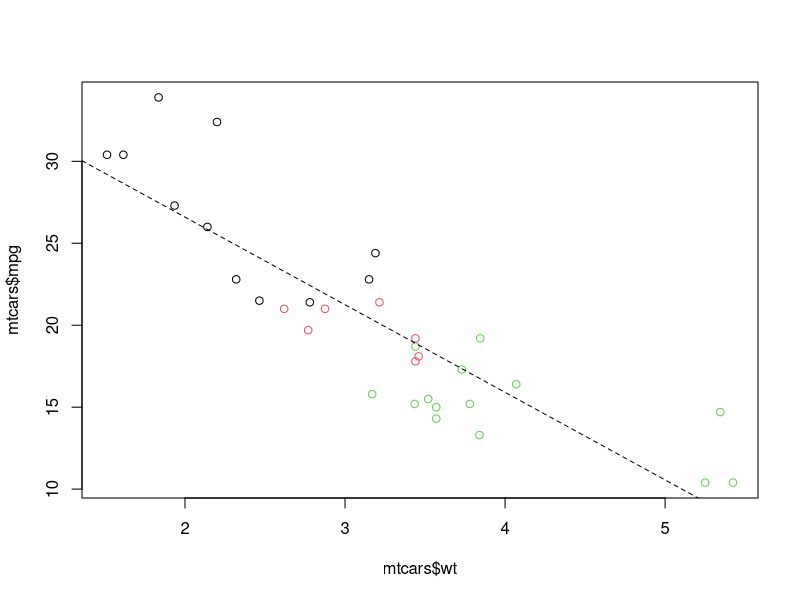
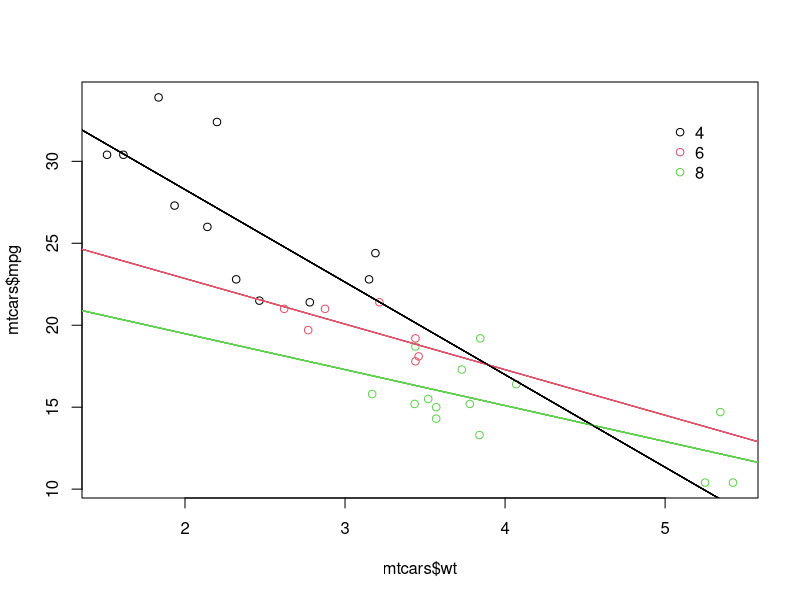
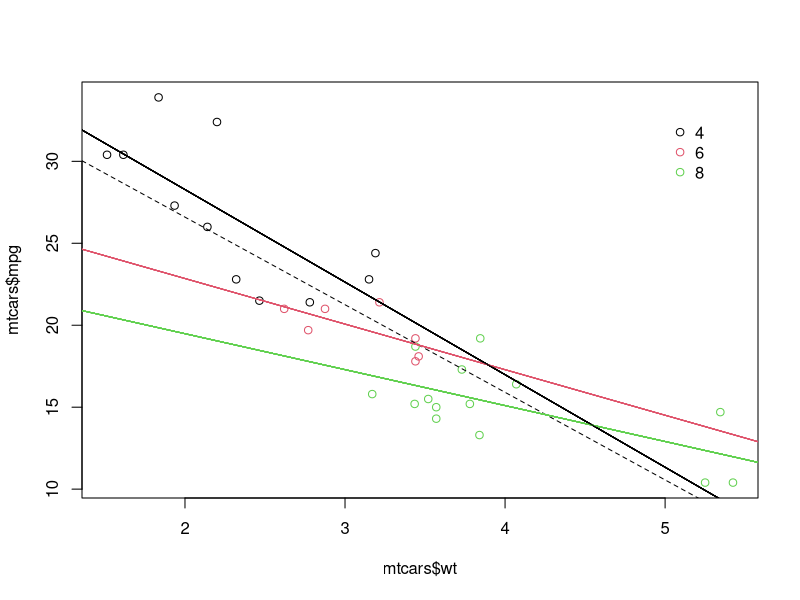

Here is the R script that generated these plots, in order: (Note: this script raises an error after producing the figures.)
# Use lm() to calculate a linear model and save it as carModel
carModel <- lm(mtcars$mpg ~ mtcars$wt, data = mtcars)

# Basic plot
mtcars$cyl <- as.factor(mtcars$cyl)
plot(mtcars$wt, mtcars$mpg, col = mtcars$cyl)

# Call abline() with carModel as first argument and set lty to 2
abline(carModel, lty = 2)

# Plot each subset efficiently with lapply
# You don't have to edit this code
plot(mtcars$wt, mtcars$mpg, col = mtcars$cyl)
lapply(mtcars$cyl, function(x) {
  abline(lm(mpg ~ wt, mtcars, subset = (cyl == x)), col = x)
})

# This code will draw the legend of the plot
# You don't have to edit this code
legend(x = 5, y = 33, legend = levels(mtcars$cyl),
       col = 1:3, pch = 1, bty = "n")

# Convert cyl to factor (don't need to change)
mtcars$cyl <- as.factor(mtcars$cyl)

# Example from base R (don't need to change)
plot(mtcars$wt, mtcars$mpg, col = mtcars$cyl)
abline(lm(mpg ~ wt, data = mtcars), lty = 2)
lapply(mtcars$cyl, function(x) {
  abline(lm(mpg ~ wt, mtcars, subset = (cyl == x)), col = x)
})
legend(x = 5, y = 33, legend = levels(mtcars$cyl),
       col = 1:3, pch = 1, bty = "n")

# Plot 1: add geom_point() to this command to create a scatter plot
ggplot(mtcars, aes(x = wt, y = mpg, col = cyl)) +
  geom_point() # Fill in using instructions Plot 1

# Plot 2: include the lines of the linear models, per cyl
ggplot(mtcars, aes(x = wt, y = mpg, col = cyl)) +
  geom_point() + # Copy from Plot 1
  geom_smooth(method = "lm", se = FALSE)   # Fill in using instructions Plot 2

# Plot 3: include a lm for the entire dataset in its whole
ggplot(mtcars, aes(x = wt, y = mpg, col = cyl)) +
  geom_point() +
  geom_smooth(method = "lm", se = FALSE)+
  geom_smooth(aes(group = 1), method = "lm", se = FALSE, linetype = 2)

# Load the tidyr package
library(tidyr)
head(iris)


# Fill in the ___ to produce to the correct iris.tidy dataset
iris.tidy <- iris %>%
  gather(key, Value, -Species) %>%
  separate(key, c("Part", "Measure"), "\\.")
head(iris.tidy)

# Load the tidyr package
library(tidyr)

# Add column with unique ids (don't need to change)
iris$Flower <- 1:nrow(iris)
head(iris)
# Fill in the ___ to produce to the correct iris.wide dataset
iris.wide <- iris %>%
  gather(key, value, -Species, -Flower) %>%
  separate(key, c("Part", "Measure"), "\\.") %>%
  spread(Measure, value)
head(iris.wide)

# The base layer, cyl.am, is available for you
# Add geom (position = "stack" by default)
cyl.am + geom_bar()

# Fill - show proportion
cyl.am + 
  geom_bar(position = "fill")  

# Dodging - principles of similarity and proximity
cyl.am +
  geom_bar(position = "dodge") 

# Clean up the axes with scale_ functions
val = c("#E41A1C", "#377EB8")
lab = c("Manual", "Automatic")
cyl.am +
  geom_bar(position = "dodge") +
  scale_x_discrete("Cylinders") + 
  scale_y_continuous("Number") +
  scale_fill_manual("Transmission", 
                    values = val,
                    labels = lab) 

# 2 - Set width in geom_jitter()
ggplot(mtcars, aes(x = cyl, y = wt)) +
  geom_jitter(width = 0.1)

# 3 - Set position = position_jitter() in geom_point() ()
ggplot(mtcars, aes(x = cyl, y = wt)) +
  geom_point(position = position_jitter(0.1))

# 1 - Make a univariate histogram
ggplot(mtcars, aes(x = mpg)) +
  geom_histogram()

# 2 - Plot 1, plus set binwidth to 1 in the geom layer
ggplot(mtcars, aes(x = mpg)) +
  geom_histogram(binwidth = 1)



# 3 - Plot 2, plus MAP ..density.. to the y aesthetic (i.e. in a second aes() function)
ggplot(mtcars, aes(x = mpg)) +
  geom_histogram(binwidth = 1, aes(y = ..density..))


# 4 - plot 3, plus SET the fill attribute to "#377EB8"
ggplot(mtcars, aes(x = mpg)) +
  geom_histogram(binwidth = 1, aes(y = ..density..), fill = "#377EB8")

# Draw a bar plot of cyl, filled according to am
ggplot(mtcars, aes(x = cyl, fill = am)) +
  geom_bar()

# Change the position argument to stack

ggplot(mtcars, aes(x = cyl, fill = am)) +
  geom_bar(position = "stack")


# Change the position argument to fill

ggplot(mtcars, aes(x = cyl, fill = am)) +
  geom_bar(position = "fill")


# Change the position argument to dodge

ggplot(mtcars, aes(x = cyl, fill = am)) +
  geom_bar(position = "dodge")

# 1 - The last plot form the previous exercise
ggplot(mtcars, aes(x = cyl, fill = am)) +
  geom_bar(position = "dodge")

# 2 - Define posn_d with position_dodge()
posn_d <- position_dodge(width = 0.2)

# 3 - Change the position argument to posn_d
ggplot(mtcars, aes(x = cyl, fill = am)) +
  geom_bar(position = posn_d)



# 4 - Use posn_d as position and adjust alpha to 0.6
ggplot(mtcars, aes(x = cyl, fill = am)) +
  geom_bar(position = posn_d, alpha = 0.6)


# A basic histogram, add coloring defined by cyl
ggplot(mtcars, aes(x = mpg, fill = cyl)) +
  geom_histogram(binwidth = 1)

# Change position to identity
ggplot(mtcars, aes(x = mpg, fill = cyl)) +
  geom_histogram(binwidth = 1, position = "identity")



# Change geom to freqpoly (position is identity by default)

ggplot(mtcars, aes(x = mpg, color = cyl)) +
  geom_freqpoly(binwidth = 1)
# Example of how to use a brewed color palette
ggplot(mtcars, aes(x = cyl, fill = am)) +
  geom_bar() +
  scale_fill_brewer(palette = "Set1")

# Use str() on Vocab to check out the structure
str(Vocab)

# Plot education on x and vocabulary on fill
ggplot(Vocab, aes(x = education, fill = vocabulary)) +
  geom_bar(position = "fill") + 
  scale_fill_brewer()
# Use the default brewed color palette
ggplot(Vocab, aes(x = education, fill = vocabulary)) +
  geom_bar(position = "fill")+
  scale_fill_brewer()

# Final plot of last exercise
ggplot(Vocab, aes(x = education, fill = vocabulary)) +
  geom_bar(position = "fill") +
  scale_fill_brewer()

# Definition of a set of blue colors
blues <- brewer.pal(9, "Blues") # from the RColorBrewer package
blues
# 1 - Make a color range using colorRampPalette() and the set of blues
blue_range <- colorRampPalette(blues)

# 2 - Use blue_range to adjust the color of the bars, use scale_fill_manual()
ggplot(Vocab, aes(x = education, fill = vocabulary)) +
  geom_bar(position = "fill") +
  scale_fill_manual(values = blue_range(11))

# 1 - Basic histogram plot command
ggplot(mtcars, aes(mpg)) +
  geom_histogram(binwidth = 1)

# 2 - Plot 1, Expand aesthetics: am onto fill
ggplot(mtcars, aes(mpg, fill = am)) +
  geom_histogram(binwidth = 1)



# 3 - Plot 2, change position = "dodge"
ggplot(mtcars, aes(mpg, fill = am)) +
  geom_histogram(binwidth = 1, position ="dodge" ) 



# 4 - Plot 3, change position = "fill"
ggplot(mtcars, aes(mpg, fill = am)) +
  geom_histogram(binwidth = 1, position ="fill") 



# 5 - Plot 4, plus change position = "identity" and alpha = 0.4
ggplot(mtcars, aes(mpg, fill = am)) +
  geom_histogram(binwidth = 1, position ="identity", alpha = 0.4) 



# 6 - Plot 5, plus change mapping: cyl onto fill

ggplot(mtcars, aes(mpg, fill = cyl)) +
  geom_histogram(binwidth = 1, position ="identity", alpha = 0.4)

# Basic line plot
ggplot(economics, aes(x = date, y = unemploy/pop)) +
  geom_line()

# Expand the following command with geom_rect() to draw the recess periods
ggplot(economics, aes(x = date, y = unemploy/pop)) +
  geom_rect(data = recess,
            aes(xmin = begin, xmax = end, ymin = -Inf, ymax = Inf),
            inherit.aes = FALSE, fill = "red", alpha = 0.2) +
  geom_line()

# basic qplot scatter plot:
qplot(wt, mpg, data = mtcars)

# Categorical variable mapped onto size:
# cyl
qplot(wt, mpg, data = mtcars, size = factor(cyl))

# gear
qplot(wt, mpg, size = gear, data = mtcars)

# Continuous variable mapped onto col:
# hp
qplot(wt, mpg, data = mtcars, col = hp)

# qsec
qplot(wt, mpg, data = mtcars, col = qsec)

# cyl and am are factors, wt is numeric
class(mtcars$cyl)
class(mtcars$am)
class(mtcars$wt)

# "Basic" dot plot, with geom_point():
ggplot(mtcars, aes(cyl, wt, col = am)) +
  geom_point(position = position_jitter(0.2, 0))

# 1 - "True" dot plot, with geom_dotplot():
ggplot(mtcars, aes(cyl, wt, fill = am)) +
  geom_dotplot(binaxis = "y", stackdir = "center")

# 2 - qplot with geom "dotplot", binaxis = "y" and stackdir = "center"
qplot(
  cyl, wt,
  data = mtcars,
  fill = am,
  geom = "dotplot",
  binaxis = "y",
  stackdir = "center"
)


# 4 - Define an object for position jitterdodge, to use below
posn.jd <- position_jitterdodge(0.5, 0, 0.6)

# 5 - Plot 3, but use the position object from instruction 4
ggplot(titanic, aes(x = Pclass, y = Age, col = Sex)) +
  geom_point(size = 3, alpha = 0.5, position = posn.jd) +
  facet_grid(. ~ Survived)


# ggplot2 is already loaded

# 1 - Define cyl as a factor variable
ggplot(mtcars, aes(x = wt, y = mpg, col = factor(cyl))) +
  geom_point() +
  stat_smooth(method = "lm", se = FALSE)

# 2 - Plot 1, plus another stat_smooth() containing a nested aes()
ggplot(mtcars, aes(x = wt, y = mpg, col = factor(cyl))) +
  geom_point() +
  stat_smooth(method = "lm", se = FALSE) +
  stat_smooth(method = "lm", se = FALSE, aes(group = 1))

# Plot 1: change the LOESS span
ggplot(mtcars, aes(x = wt, y = mpg)) +
  geom_point() +
  # Add span below
  geom_smooth(se = FALSE, span = 0.7)

# Plot 2: Set the second stat_smooth() to use LOESS with a span of 0.7
ggplot(mtcars, aes(x = wt, y = mpg, col = factor(cyl))) +
  geom_point() +
  stat_smooth(method = "lm", se = FALSE) +
  # Change method and add span below
  stat_smooth(method = "loess", aes(group = 1),
              se = FALSE, col = "black", span = 0.7)

# Plot 3: Set col to "All", inside the aes layer of stat_smooth()
ggplot(mtcars, aes(x = wt, y = mpg, col = factor(cyl))) +
  geom_point() +
  stat_smooth(method = "lm", se = FALSE) +
  stat_smooth(method = "loess",
              # Add col inside aes()
              aes(group = 1, col = "All"),
              # Remove the col argument below
              se = FALSE, span = 0.7)

# Plot 4: Add scale_color_manual to change the colors
myColors <- c(brewer.pal(3, "Dark2"), "black")
ggplot(mtcars, aes(x = wt, y = mpg, col = factor(cyl))) +
  geom_point() +
  stat_smooth(method = "lm", se = FALSE, span = 0.7) +
  stat_smooth(method = "loess", 
              aes(group = 1, col="All"), 
              se = FALSE, span = 0.7) +
  # Add correct arguments to scale_color_manual
  scale_color_manual("Cylinders", values = myColors)

# Plot 1: Jittered scatter plot, add a linear model (lm) smooth
ggplot(Vocab, aes(x = education, y = vocabulary)) +
  geom_jitter(alpha = 0.2) +
  stat_smooth(method= "lm", se = FALSE) # smooth

# Plot 2: points, colored by year
ggplot(Vocab, aes(x = education, y = vocabulary, col = year)) +
  geom_jitter(alpha = 0.2) 

# Plot 3: lm, colored by year
ggplot(Vocab, aes(x = education, y = vocabulary, col = factor(year))) +
  stat_smooth(method = "lm", se = FALSE) # smooth

# Plot 4: Set a color brewer palette
ggplot(Vocab, aes(x = education, y = vocabulary, col = factor(year))) +
  stat_smooth(method = "lm", se = FALSE) +  # smooth
  scale_color_brewer()  # colors

# Plot 5: Add the group aes, specify alpha and size
ggplot(Vocab, aes(x = education, y = vocabulary, col = year, group = factor(year))) +
  stat_smooth(method = "lm", se = FALSE, alpha = 0.6, size = 2) +
  scale_color_gradientn(colors = brewer.pal(9, "YlOrRd"))

# Use stat_quantile instead of stat_smooth
ggplot(Vocab, aes(x = education, y = vocabulary, col = year, group = factor(year))) +
  stat_quantile(alpha = 0.6, size = 2) +
  scale_color_gradientn(colors = brewer.pal(9,"YlOrRd"))

# Set quantile to 0.5

ggplot(Vocab, aes(x = education, y = vocabulary, col = year, group = factor(year))) +
  stat_quantile(alpha = 0.6, size = 2, quantiles = 0.5) +
  scale_color_gradientn(colors = brewer.pal(9,"YlOrRd"))

# Plot 1: Jittering only
p <- ggplot(Vocab, aes(x = education, y = vocabulary)) +
  geom_jitter(alpha = 0.2)

# Plot 2: Add stat_sum
p + 
  stat_sum() # sum statistic

# Plot 3: Set size range
p +
  stat_sum() + # sum statistic
  scale_size(range = c(1, 10)) # set size scale


# Display structure of mtcars
str(mtcars)

# Convert cyl and am to factors
mtcars$cyl <- as.factor(mtcars$cyl)
mtcars$am <- as.factor(mtcars$am)

# Define positions
posn.d <- position_dodge(width = 0.1)
posn.jd <-position_jitterdodge(jitter.width = 0.1, dodge.width = 0.2)
posn.j <- position_jitter(width = 0.2)

# Base layers
wt.cyl.am <- ggplot(mtcars, aes(x = cyl, y = wt, col = am, fill = am, group = am))


# wt.cyl.am, posn.d, posn.jd and posn.j are available

# Plot 1: Jittered, dodged scatter plot with transparent points
wt.cyl.am +
  geom_point(position = posn.jd, alpha = 0.6) 
# Plot 2: Mean and SD - the easy way
wt.cyl.am +
  geom_point(position = posn.jd, alpha = 0.6) +stat_summary(fun.data = mean_sdl, fun.args= list(mult = 1), position = posn.d)


# Plot 3: Mean and 95% CI - the easy way
wt.cyl.am +
  geom_point(position = posn.jd, alpha = 0.6) +
  stat_summary(fun.data = mean_cl_normal,position = posn.d)


# Plot 4: Mean and SD - with T-tipped error bars - fill in ___
wt.cyl.am +
  stat_summary(geom = "point", fun.y = mean,
               position = posn.d) +
  stat_summary(geom = "errorbar", fun.data = mean_sdl,
               position = posn.d, fun.args = list(mult = 1), width = 0.1)

# Play vector xx is available

# Function to save range for use in ggplot
gg_range <- function(x) {
  # Change x below to return the instructed values
  data.frame(ymin = min(x), # Min
             ymax = max(x)) # Max
}

gg_range(xx)
# Required output
#   ymin ymax
# 1    1  100

# Function to Custom function
med_IQR <- function(x) {
  # Change x below to return the instructed values
  data.frame(y = median(x), # Median
             ymin = quantile(x)[2], # 1st quartile
             ymax = quantile(x)[4])  # 3rd quartile
}

med_IQR(xx)
# Required output
#        y  ymin  ymax
# 25% 50.5 25.75 75.25


# The base ggplot command; you don't have to change this
wt.cyl.am <- ggplot(mtcars, aes(x = cyl,y = wt, col = am, fill = am, group = am))

# Add three stat_summary calls to wt.cyl.am
wt.cyl.am +
  stat_summary(geom = "linerange", fun.data = med_IQR,
               position = posn.d, size = 3) +
  stat_summary(geom = "linerange", fun.data = gg_range,
               position = posn.d, size = 3,
               alpha = 0.4) +
  stat_summary(geom = "point", fun.y = median,
               position = posn.d, size = 3,
               col = "black", shape = "X")

# Basic ggplot() command, coded for you
p <- ggplot(mtcars, aes(x = wt, y = hp, col = am)) + geom_point() + geom_smooth()

# Add scale_x_continuous()
p + scale_x_continuous(limits = c(3, 6), expand = c(0,0))

# Add coord_cartesian(): the proper way to zoom in
p + coord_cartesian(xlim = c(3, 6))


# Complete basic scatter plot function
base.plot <- ggplot(iris, aes(x = Sepal.Length, y = Sepal.Width, col = Species)) +
  geom_jitter() +
  geom_smooth(method = "lm", se = FALSE)

# Plot base.plot: default aspect ratio
base.plot

# Fix aspect ratio (1:1) of base.plot
base.plot + coord_equal()


# Create a stacked bar plot: wide.bar
wide.bar <- ggplot(mtcars, aes(x = 1, fill = cyl)) +
  geom_bar()

# Convert wide.bar to pie chart
wide.bar +
  coord_polar(theta = "y")

# Create stacked bar plot: thin.bar
thin.bar <- ggplot(mtcars, aes(x = 1, fill = cyl)) +
  geom_bar(width = 0.1) +
  scale_x_continuous(limits = c(0.5, 1.5))

# Convert thin.bar to "ring" type pie chart
thin.bar + 
  coord_polar(theta = "y")

# Basic scatter plot
p <- ggplot(mtcars, aes(x = wt, y = mpg)) +
  geom_point()

# 1 - Separate rows according to transmission type, am
p +
  facet_grid(am ~ .)

# 2 - Separate columns according to cylinders, cyl
p +
  facet_grid(. ~ cyl)

# 3 - Separate by both columns and rows 
p +
  facet_grid(am ~ cyl)

# Code to create the cyl_am col and myCol vector
mtcars$cyl_am <- paste(mtcars$cyl, mtcars$am, sep = "_")
myCol <- rbind(brewer.pal(9, "Blues")[c(3,6,8)],
               brewer.pal(9, "Reds")[c(3,6,8)])

# Map cyl_am onto col
ggplot(mtcars, aes(x = wt, y = mpg, col = cyl_am)) +
  geom_point() +
  # Add a manual colour scale
  scale_color_manual(values = myCol)


# Grid facet on gear vs. vs
ggplot(mtcars, aes(x = wt, y = mpg, col = cyl_am)) +
  geom_point() +
  # Add a manual colour scale
  scale_color_manual(values = myCol) +
  facet_grid(gear ~ vs)




# Also map disp to size
ggplot(mtcars, aes(x = wt, y = mpg, col = cyl_am, size = disp)) +
  geom_point() +
  # Add a manual colour scale
  scale_color_manual(values = myCol) +
  facet_grid(gear ~ vs)



# Basic scatter plot
p <- ggplot(mamsleep, aes(x = time, y = name, col = sleep)) +
  geom_point()

# Execute to display plot
p

# Facet rows accoding to vore
p +
  facet_grid(vore ~ .)

# Specify scale and space arguments to free up rows
p +
  facet_grid(vore ~ ., space = "free_y", scale= "free_y")

#space "free_y" 는 크기를 자유롭게, scale 
#"free_y"는 데이터가 없는 녀석은 삭제한다

# Starting point
z

# Plot 1: Change the plot background fill to myPink
z +
  theme(plot.background = element_rect(fill = myPink))

# Plot 2: Adjust the border to be a black line of size 3
z + theme(plot.background = element_rect(fill = myPink, color = "black", size = 3))# expanded from plot 1

# Theme to remove all rectangles
no_panels <- theme(rect = element_blank())

# Plot 3: Combine custom themes
z +
  no_panels +
  theme(plot.background = element_rect(fill = myPink, color = "black", size = 3)) # from plot 2

# Extend z using theme() function and 3 args
z + 
  theme(axis.line = element_line(color= "red"), panel.grid = element_blank(), axis.ticks = element_line(color = "red"))

# Original plot, color provided
z
myRed

# Extend z with theme() function and 3 args
z +
  theme(strip.text = element_text(size= 16, color = myRed), axis.title = element_text(color = myRed, hjust = 0, face = "italic"),
        axis.text = element_text(color = "black"))

# Move legend by position
z +
  theme(legend.position = c(0.85, 0.85))

# Change direction
z +
  theme(legend.direction= "horizontal")

# Change location by name
z +
  theme(legend.position = "bottom")

# Remove legend entirely
z +
  theme(legend.position = "none")

# Increase spacing between facets
library(grid)
z +
  theme(panel.spacing.x = unit(2, "cm"))

# Adjust the plot margin

z +
  theme(panel.spacing.x = unit(2, "cm"), plot.margin = unit(c(1,2,1,1), "cm"))

# Original plot
z2

# Theme layer saved as an object, theme_pink
theme_pink <- theme(panel.background = element_blank(),
                    legend.key = element_blank(),
                    legend.background = element_blank(),
                    strip.background = element_blank(),
                    plot.background = element_rect(fill = myPink, color = "black", size = 3),
                    panel.grid = element_blank(),
                    axis.line = element_line(color = "red"),
                    axis.ticks = element_line(color = "red"),
                    strip.text = element_text(size = 16, color = myRed),
                    axis.title.y = element_text(color = myRed, hjust = 0, face = "italic"),
                    axis.title.x = element_text(color = myRed, hjust = 0, face = "italic"),
                    axis.text = element_text(color = "black"),
                    legend.position = "none")

# 1 - Apply theme_pink to z2
z2 +
  theme_pink

# 2 - Update the default theme, and at the same time
# assign the old theme to the object old.
old <- theme_update(panel.background = element_blank(),
                    legend.key = element_blank(),
                    legend.background = element_blank(),
                    strip.background = element_blank(),
                    plot.background = element_rect(fill = myPink, color = "black", size = 3),
                    panel.grid = element_blank(),
                    axis.line = element_line(color = "red"),
                    axis.ticks = element_line(color = "red"),
                    strip.text = element_text(size = 16, color = myRed),
                    axis.title.y = element_text(color = myRed, hjust = 0, face = "italic"),
                    axis.title.x = element_text(color = myRed, hjust = 0, face = "italic"),
                    axis.text = element_text(color = "black"),
                    legend.position = "none")

# 3 - Display the plot z2 - new default theme used
z2

# 4 - Restore the old default theme
theme_set(old)

# Display the plot z2 - old theme restored
z2


# Original plot
z2

# Load ggthemes
library(ggthemes)

# Apply theme_tufte(), plot additional modifications
custom_theme <- theme_tufte() +
  theme(legend.position = c(0.9, 0.9),
        legend.title = element_text(face = "italic",size = 12),
        axis.title = element_text(face = "bold", size = 14))

# Draw the customized plot
z2 + custom_theme

# Use theme set to set custom theme as default
theme_set(custom_theme)

# Plot z2 again
z2

# Base layers
m <- ggplot(mtcars, aes(x = cyl, y = wt))

# Draw dynamite plot
m +
  stat_summary(fun.y = mean, geom = "bar", fill = "skyblue") +
  stat_summary(fun.data = mean_sdl, fun.args = list(mult = 1), geom = "errorbar", width = 0.1)

# Base layers
m <- ggplot(mtcars, aes(x = cyl,y = wt, col = am, fill = am))

# Plot 1: Draw dynamite plot
m +
  stat_summary(fun.y = mean, geom = "bar") +
  stat_summary(fun.data = mean_sdl, fun.args = list(mult = 1), geom = "errorbar", width = 0.1)

# Plot 2: Set position dodge in each stat function
m +
  stat_summary(fun.y = mean, geom = "bar", position = "dodge") +
  stat_summary(fun.data = mean_sdl, fun.args = list(mult = 1), 
               geom = "errorbar", width = 0.1, position = "dodge")

# Set your dodge posn manually
posn.d <- position_dodge(0.9)

# Plot 3: Redraw dynamite plot
m +
  stat_summary(fun.y = mean, geom = "bar", position = posn.d) +
  stat_summary(fun.data = mean_sdl, fun.args = list(mult = 1), geom = "errorbar", width = 0.1, position = posn.d)

# Base layers

m <- ggplot(mtcars.cyl, aes(x = cyl, y = wt.avg))

# Plot 1: Draw bar plot with geom_bar
m + geom_bar(stat = "identity", fill = "skyblue")

# Plot 2: Draw bar plot with geom_col
m + geom_col(fill = "skyblue")

# Plot 3: geom_col with variable widths.
m + geom_col(fill = "skyblue", width = mtcars.cyl$prop)

# Plot 4: Add error bars
m + 
  geom_col(fill = "skyblue", width = mtcars.cyl$prop) +
  geom_errorbar(aes(ymin = wt.avg - sd, ymax  = wt.avg + sd), width = 0.1)

# Bar chart
ggplot(mtcars, aes(x = cyl, fill = am)) +
  geom_bar(position = "fill")

# Convert bar chart to pie chart
ggplot(mtcars, aes(x = factor(1), fill = am)) +
  geom_bar(position = "fill", width = 1) +
  facet_grid(. ~ cyl) + # Facets
  coord_polar(theta = "y") + # Coordinates
  theme_void() # theme


# Parallel coordinates plot using GGally
library(GGally)

# All columns except am
group_by_am <- 9
my_names_am <- (1:11)[-group_by_am]

# Basic parallel plot - each variable plotted as a z-score transformation
ggparcoord(mtcars, my_names_am, groupColumn = group_by_am, alpha = 0.8)

# Create color palette

myColors <- brewer.pal(9, "Reds")

# Build the heat map from scratch
ggplot(barley, aes(x = year, y = variety, fill = yield)) +
  geom_tile() + # Geom layer
  facet_wrap( ~ site, ncol = 1) + # Facet layer
  scale_fill_gradientn(colors = myColors) # Adjust colors


# The heat map we want to replace
# Don't remove, it's here to help you!
myColors <- brewer.pal(9, "Reds")
ggplot(barley, aes(x = year, y = variety, fill = yield)) +
  geom_tile() +
  facet_wrap( ~ site, ncol = 1) +
  scale_fill_gradientn(colors = myColors)

# Line plot; set the aes, geom and facet
ggplot(barley, aes(x = year, y = yield, col = variety, group = variety)) +
  geom_line()+
  facet_wrap( ~ site, nrow = 1)+
  theme_classic()


# Create overlapping ribbon plot from scratch
str(barley)
library(GGally)
ggplot(barley, aes(x = year, y = yield, col = site, group = site, fill= site)) +
  stat_summary(fun.y = mean, geom = "line") +
  stat_summary(fun.data = mean_sdl, fun.args = list(mult = 1), geom = "ribbon", col = NA, alpha = 0.1)

# Explore the dataset with summary and str
summary(adult)
str(adult)
# Age histogram
ggplot(adult, aes(x = SRAGE_P)) +
  geom_histogram()


# BMI value histogram
ggplot(adult, aes(x = BMI_P)) +
  geom_histogram()

# Age colored by BMI, binwidth = 1
ggplot(adult, aes(x = SRAGE_P, fill = factor(RBMI))) +
  geom_histogram(binwidth = 1)

# Keep adults younger than or equal to 84
adult <- adult[adult$SRAGE_P <= 84, ] 

# Keep adults with BMI at least 16 and less than 52
adult <- adult[adult$BMI_P >= 16 & adult$BMI_P < 52, ]

# Relabel the race variable
adult$RACEHPR2 <- factor(adult$RACEHPR2, labels = c("Latino", "Asian", "African American", "White"))

# Relabel the BMI categories variable
adult$RBMI <- factor(adult$RBMI, labels = c("Under-weight", "Normal-weight", "Over-weight", "Obese"))

# The color scale used in the plot
BMI_fill <- scale_fill_brewer("BMI Category", palette = "Reds")

# Theme to fix category display in faceted plot
fix_strips <- theme(strip.text.y = element_text(angle = 0, hjust = 0, vjust = 0.1, size = 14),
                    strip.background = element_blank(),
                    legend.position = "none")

# Histogram, add BMI_fill and customizations
ggplot(adult, aes (x = SRAGE_P, fill= RBMI)) + 
  geom_histogram(binwidth = 1) +
  fix_strips +
  facet_grid(RBMI~.) +
  BMI_fill +
  theme_classic()

# Plot 1 - Count histogram
ggplot(adult, aes (x = SRAGE_P, fill= factor(RBMI))) +
  geom_histogram(binwidth = 1) +
  BMI_fill

# Plot 2 - Density histogram
ggplot(adult, aes (x = SRAGE_P, fill= factor(RBMI))) + 
  geom_histogram(aes(y = ..density..), binwidth = 1) +
  BMI_fill

# Plot 3 - Faceted count histogram
ggplot(adult, aes (x = SRAGE_P, fill= factor(RBMI))) +
  geom_histogram(binwidth = 1) +
  facet_grid(RBMI~.)+
  BMI_fill




# Plot 4 - Faceted density histogram

ggplot(adult, aes (x = SRAGE_P, fill= factor(RBMI))) + 
  geom_histogram(aes(y = ..density..), binwidth = 1) +
  facet_grid(RBMI~.)+
  BMI_fill


# Plot 5 - Density histogram with position = "fill"
ggplot(adult, aes (x = SRAGE_P, fill= factor(RBMI))) + 
  geom_histogram(aes(y = ..density..), binwidth = 1, position = "fill") +
  BMI_fill



# Plot 6 - The accurate histogram

ggplot(adult, aes (x = SRAGE_P, fill= factor(RBMI))) + 
  geom_histogram(aes(y = ..count../sum(..count..)), binwidth = 1, position = "fill") +
  BMI_fill


# An attempt to facet the accurate frequency histogram from before (failed)
ggplot(adult, aes (x = SRAGE_P, fill= factor(RBMI))) +
  geom_histogram(aes(y = ..count../sum(..count..)), binwidth = 1, position = "fill") +
  BMI_fill +
  facet_grid(RBMI ~ .)

# Create DF with table()
DF <- table(adult$RBMI, adult$SRAGE_P)
head(DF)
# Use apply on DF to get frequency of each group
DF_freq <- apply(DF, 2, function(x) x/sum(x))
DF_freq
# Load reshape2 and use melt on DF to create DF_melted
library(reshape2)
DF_melted <- melt(DF_freq)

# Change names of DF_melted
names(DF_melted) <- c("FILL", "X", "value")

# Add code to make this a faceted plot
ggplot(DF_melted, aes(x = X, y = value, fill = FILL)) +
  geom_col(position = "stack") +
  BMI_fill + 
  facet_grid(FILL ~ .) # Facets

# The initial contingency table
DF <- as.data.frame.matrix(table(adult$SRAGE_P, adult$RBMI))
head(DF)
# Create groupSum, xmax and xmin columns
DF$groupSum <- rowSums(DF)
DF$xmax <- cumsum(DF$groupSum)
DF$xmin <- DF$xmax - DF$groupSum
# The groupSum column needs to be removed; don't remove this line
DF$groupSum <- NULL

# Copy row names to variable X
DF$X <- row.names(DF)
head(DF)
# Melt the dataset
library(reshape2)
DF_melted <- melt(DF, id.vars = c("X", "xmin", "xmax"), variable.name = "FILL")

# dplyr call to calculate ymin and ymax - don't change
library(dplyr)
DF_melted <- DF_melted %>%
  group_by(X) %>%
  mutate(ymax = cumsum(value/sum(value)),
         ymin = ymax - value/sum(value))

# Plot rectangles - don't change
library(ggthemes)
ggplot(DF_melted, aes(ymin = ymin,
                      ymax = ymax,
                      xmin = xmin,
                      xmax = xmax,
                      fill = FILL)) +
  geom_rect(colour = "white") +
  scale_x_continuous(expand = c(0,0)) +
  scale_y_continuous(expand = c(0,0)) +
  BMI_fill +
  theme_tufte()


# Perform chi.sq test (RBMI and SRAGE_P)
results <- chisq.test(table(adult$RBMI, adult$SRAGE_P))

# Melt results$residuals and store as resid
results$residuals
resid <- melt(results$residuals)

# Change names of resid
names(resid) = c("FILL", "X", "residual")

# merge the two datasets:
DF_all <- merge(DF_melted, resid)

# Update plot command
library(ggthemes)
ggplot(DF_all, aes(ymin = ymin,
                   ymax = ymax,
                   xmin = xmin,
                   xmax = xmax,
                   fill = residual)) +
  geom_rect() +
  scale_fill_gradient2() +
  scale_x_continuous(expand = c(0,0)) +
  scale_y_continuous(expand = c(0,0)) +
  theme_tufte()

# Plot so far
p

# Position for labels on y axis (don't change)
index <- DF_all$xmax == max(DF_all$xmax)
DF_all$yposn <- DF_all$ymin[index] + (DF_all$ymax[index] - DF_all$ymin[index])/2

# Plot 1: geom_text for BMI (i.e. the fill axis)
p1 <- p %+% DF_all + 
  geom_text(aes(x = max(xmax), 
                y = yposn,
                label = FILL),
            size = 3, hjust = 1,
            show.legend  = FALSE)
p1

# Plot 2: Position for labels on x axis
DF_all$xposn <- DF_all$xmin + (DF_all$xmax - DF_all$xmin)/2

# geom_text for ages (i.e. the x axis)
p1 %+% DF_all + 
  geom_text(aes(x = xposn, label = X),
            y = 1, angle = 90,
            size = 3, hjust = 1,
            show.legend = FALSE)

# Load all packages
library(ggplot2)
library(reshape2)
library(dplyr)
library(ggthemes)

# Script generalized into a function
mosaicGG

# BMI described by age (as previously seen)
mosaicGG(adult, X = "SRAGE_P", FILL = "RBMI")

# Poverty described by age
mosaicGG(adult, X = "SRAGE_P", FILL = "POVLL")

# mtcars: am described by cyl
mosaicGG(mtcars, X = "cyl", FILL = "am")

# Vocab: vocabulary described by education
library(carData)
mosaicGG(Vocab, X = "education", "vocabulary")

mosaicGG <- function(data, X, FILL) {
  # Proportions in raw data
  DF <- as.data.frame.matrix(table(data[[X]], data[[FILL]]))
  DF$groupSum <- rowSums(DF)
  DF$xmax <- cumsum(DF$groupSum)
  DF$xmin <- DF$xmax - DF$groupSum
  DF$X <- row.names(DF)
  DF$groupSum <- NULL
  DF_melted <- melt(DF, id = c("X", "xmin", "xmax"), variable.name = "FILL")
  DF_melted <- DF_melted %>%
    group_by(X) %>%
    mutate(ymax = cumsum(value/sum(value)),
           ymin = ymax - value/sum(value))
  
  # Chi-sq test
  results <- chisq.test(table(data[[FILL]], data[[X]])) # fill and then x
  resid <- melt(results$residuals)
  names(resid) <- c("FILL", "X", "residual")
  
  # Merge data
  DF_all <- merge(DF_melted, resid)
  
  # Positions for labels
  DF_all$xposn <- DF_all$xmin + (DF_all$xmax - DF_all$xmin)/2
  index <- DF_all$xmax == max(DF_all$xmax)
  DF_all$yposn <- DF_all$ymin[index] + (DF_all$ymax[index] - DF_all$ymin[index])/2
  
  # Plot
  g <- ggplot(DF_all, aes(ymin = ymin,  ymax = ymax, xmin = xmin,
                          xmax = xmax, fill = residual)) +
    geom_rect(col = "white") +
    geom_text(aes(x = xposn, label = X),
              y = 1, size = 3, angle = 90, hjust = 1, show.legend = FALSE) +
    geom_text(aes(x = max(xmax),  y = yposn, label = FILL),
              size = 3, hjust = 1, show.legend = FALSE) +
    scale_fill_gradient2("Residuals") +
    scale_x_continuous("Individuals", expand = c(0,0)) +
    scale_y_continuous("Proportion", expand = c(0,0)) +
    theme_tufte() +
    theme(legend.position = "bottom")
  print(g)
}

mosaicGG








# The default span for LOESS is 0.9. 

# The scale layer, scale_color_gradientn(), has been provided for you - this allows us to map a continuous variable onto a colour scale

# Basic scatter plot
p <- ggplot(mamsleep, aes(x = time, y = name, col = sleep)) +
  geom_point()

# Execute to display plot
p

# Facet rows accoding to vore
p +
  facet_grid(vore ~ .)

# Specify scale and space arguments to free up rows
p +
  facet_grid(vore ~ ., space = "free_y", scale= "free_y")

#space "free_y" 는 크기를 자유롭게, scale 
#"free_y"는 데이터가 없는 녀석은 삭제한다

install.packages("ggthemes")
library(ggthemes)
z + theme_tufte()